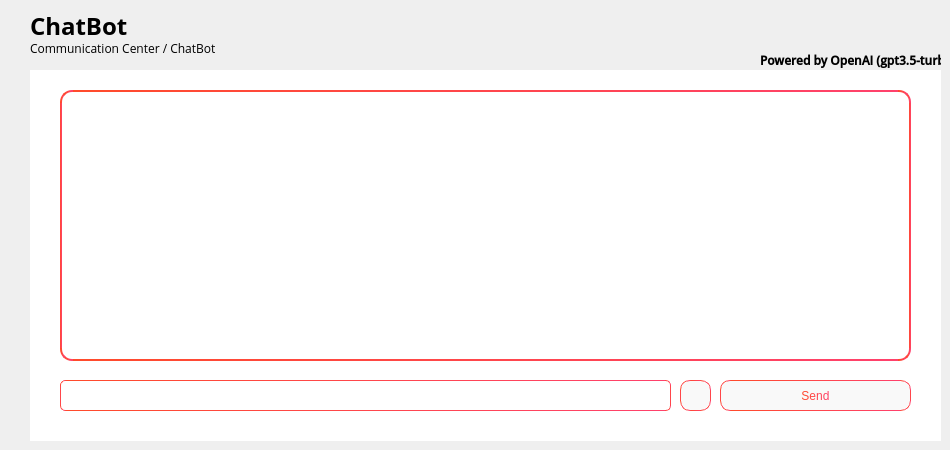
    <widget class="QWidget" name="page">
     <widget class="QLabel" name="label_17">
      <property name="geometry">
       <rect>
        <x>30</x>
        <y>40</y>
        <width>201</width>
        <height>16</height>
       </rect>
      </property>
      <property name="font">
       <font>
        <family>Open Sans</family>
       </font>
      </property>
      <property name="text">
       <string>Communication Center / ChatBot</string>
      </property>
     </widget>
     <widget class="QLabel" name="label_19">
      <property name="geometry">
       <rect>
        <x>30</x>
        <y>10</y>
        <width>381</width>
        <height>31</height>
       </rect>
      </property>
      <property name="font">
       <font>
        <family>Open Sans</family>
        <pointsize>18</pointsize>
        <weight>75</weight>
        <bold>true</bold>
       </font>
      </property>
      <property name="text">
       <string>ChatBot</string>
      </property>
     </widget>
     <widget class="QWidget" name="widget_5" native="true">
      <property name="geometry">
       <rect>
        <x>30</x>
        <y>70</y>
        <width>911</width>
        <height>371</height>
       </rect>
      </property>
      <property name="styleSheet">
       <string notr="true">QWidget{
	background-color: white;
}

QLineEdit {
    border: 1px solid qlineargradient(x1:0, y1:0, x2:1, y2:0, stop:0 #FF4B2B, stop:1 #FF416C);
    border-radius: 5px;
    padding: 5px 15px;
    background-color: white;
    color: black;
    font-size: 12px;
}

QLineEdit:focus {
    border: 1px solid qlineargradient(x1:0, y1:0, x2:1, y2:0, stop:0 #32CD32, stop:1 #00FFFF);
}

QLineEdit:disabled {
    background-color: #F0F0F0;
    color: #A0A0A0;
}

QLineEdit:read-only {
    background-color: #F0F0F0;
    color: #A0A0A0;
}

QLineEdit::hover {
    border: 1px solid qlineargradient(x1:0, y1:0, x2:1, y2:0, stop:0 #BEBEBE, stop:1 #A4A4A4);
}

QLineEdit::selected {
    background-color: qlineargradient(x1:0, y1:0, x2:1, y2:0, stop:0 #FF4B2B, stop:1 #FF416C);
    color: white;
}
QCheckBox {
    spacing: 10px;
	
	font: 12pt &quot;Open Sans Light&quot;;
}

QCheckBox::indicator {
    width: 35px;
    height: 35px;
}

QCheckBox::indicator:unchecked {
    image: url(:assets/icons/unchecked.png);
}

QCheckBox::indicator:checked {
    image: url(:assets/icons/checked.png);
}

QDateEdit {
    border: none;
    background-color: rgb(255, 255, 255);
    color: black;
    font-size: 16px;
    font-weight: normal;
    padding: 5px;
    border-radius: 5px;
}

QDateEdit::drop-down {
    background-color: transparent;
    image: url(:/assets/icons/cil-arrow-bottom_black.png);
    width: 20px;
    height: 20px;
}

QDateEdit::down-arrow {
    image: url(:/assets/icons/cil-arrow-bottom_black.png);
}

QDateEdit::up-arrow {
    image: url(:/assets/icons/cil-arrow-top_black.png);
}

QDateEdit::down-button {
    image: url(:/assets/icons/cil-arrow-bottom_black.png);
}

QDateEdit::up-button {
    image: url(:/assets/icons/cil-arrow-top_black.png);
}

QDateEdit::calendarWidget {
    border: none;
    background-color: rgb(255, 255, 255);
    color: black;
    font-size: 16px;
    font-weight: normal;
    padding: 5px;
    border-radius: 5px;
}

QDateEdit::section {
    background-color: transparent;
    border: none;
}
QPushButton {
    border: 1px solid qlineargradient(x1:0, y1:0, x2:1, y2:0, stop:0 #FF4B2B, stop:1 #FF416C);
    border-radius: 10px;
    padding: 5px 15px;
    background: #f9f9f9;
    color: qlineargradient(x1:0, y1:0, x2:1, y2:0, stop:0 #FF4B2B, stop:1 #FF416C);
    font-size: 12px;
}

QPushButton:hover {
    background-color: qlineargradient(x1:0, y1:0, x2:1, y2:0, stop:0 #FF416C, stop:1 #FF4B2B);
	color: white;
}

QPushButton:pressed {
    background-color: qlineargradient(x1:0, y1:0, x2:1, y2:0, stop:0 #FF4B2B, stop:1 #FF416C);
    border: 2px solid #FF416C;
    padding: 4px 14px 6px 16px;
}
</string>
      </property>
      <widget class="QTextEdit" name="textEdit">
       <property name="geometry">
        <rect>
         <x>30</x>
         <y>20</y>
         <width>851</width>
         <height>271</height>
        </rect>
       </property>
       <property name="styleSheet">
        <string notr="true">QTextEdit {
    border: 2px solid qlineargradient(x1:0, y1:0, x2:1, y2:0, stop:0 #FF4B2B, stop:1 #FF416C);
	border-radius: 12px;
}


</string>
       </property>
      </widget>
      <widget class="QLineEdit" name="lineEdit_7">
       <property name="geometry">
        <rect>
         <x>30</x>
         <y>310</y>
         <width>611</width>
         <height>31</height>
        </rect>
       </property>
      </widget>
      <widget class="QPushButton" name="sendChatBtn">
       <property name="geometry">
        <rect>
         <x>690</x>
         <y>310</y>
         <width>191</width>
         <height>31</height>
        </rect>
       </property>
       <property name="text">
        <string>Send</string>
       </property>
      </widget>
      <widget class="QPushButton" name="pushButton_16">
       <property name="geometry">
        <rect>
         <x>650</x>
         <y>310</y>
         <width>31</width>
         <height>31</height>
        </rect>
       </property>
       <property name="cursor">
        <cursorShape>PointingHandCursor</cursorShape>
       </property>
       <property name="text">
        <string/>
       </property>
       <property name="icon">
        <iconset resource="assets.qrc">
         <normaloff>:/assets/icons/cil-microphone_black.png</normaloff>:/assets/icons/cil-microphone_black.png</iconset>
       </property>
       <property name="checkable">
        <bool>true</bool>
       </property>
       <property name="checked">
        <bool>false</bool>
       </property>
      </widget>
      <widget class="QLabel" name="label_51">
       <property name="geometry">
        <rect>
         <x>30</x>
         <y>20</y>
         <width>851</width>
         <height>281</height>
        </rect>
       </property>
       <property name="autoFillBackground">
        <bool>false</bool>
       </property>
       <property name="styleSheet">
        <string notr="true">background-color:transparent;</string>
       </property>
       <property name="text">
        <string/>
       </property>
       <property name="scaledContents">
        <bool>true</bool>
       </property>
      </widget>
     </widget>
     <widget class="QLabel" name="label_21">
      <property name="geometry">
       <rect>
        <x>760</x>
        <y>50</y>
        <width>181</width>
        <height>20</height>
       </rect>
      </property>
      <property name="font">
       <font>
        <family>Open Sans SemiBold</family>
        <weight>75</weight>
        <bold>true</bold>
       </font>
      </property>
      <property name="text">
       <string>Powered by OpenAI (gpt3.5-turbo)</string>
      </property>
     </widget>
    </widget>
